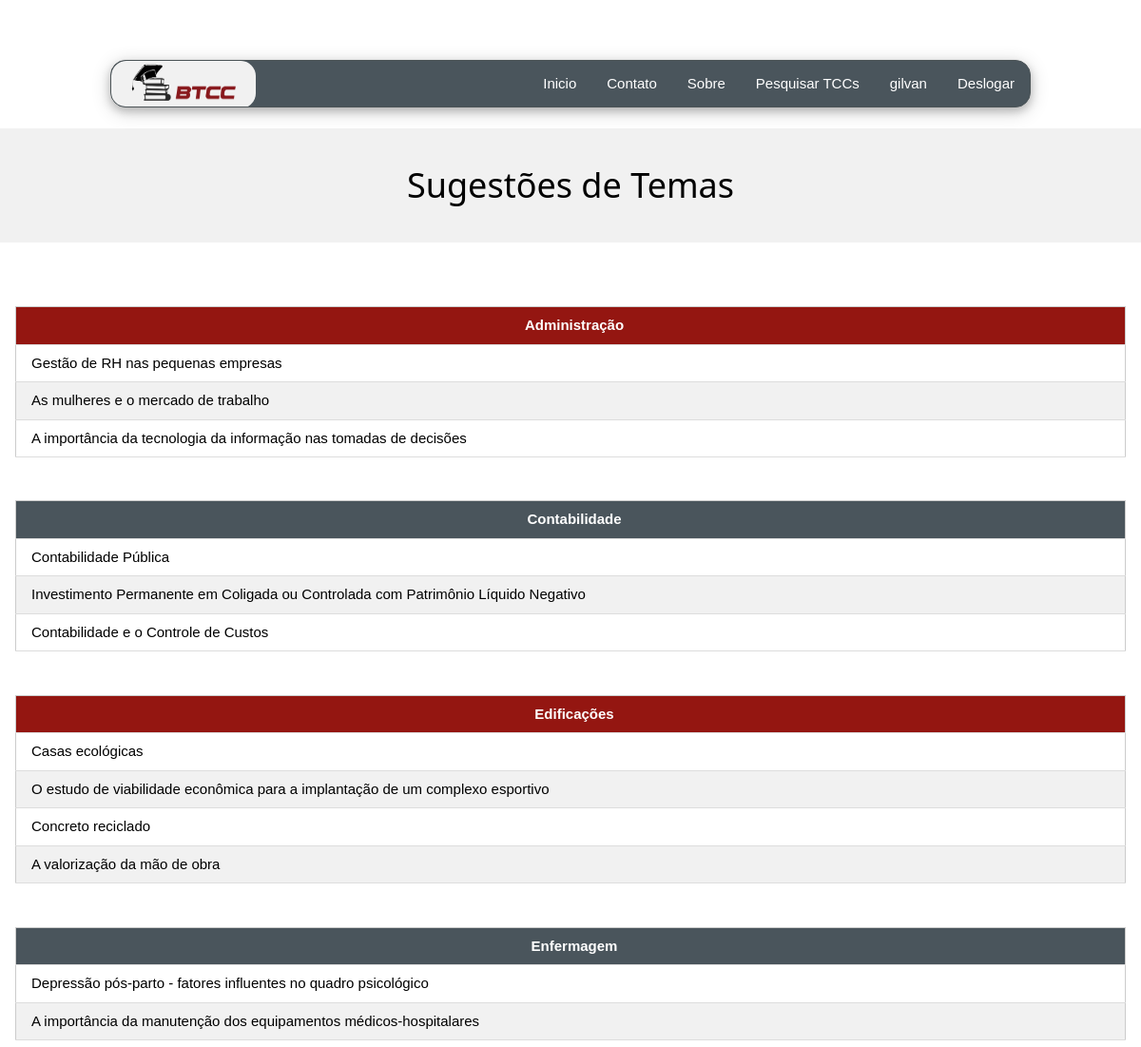
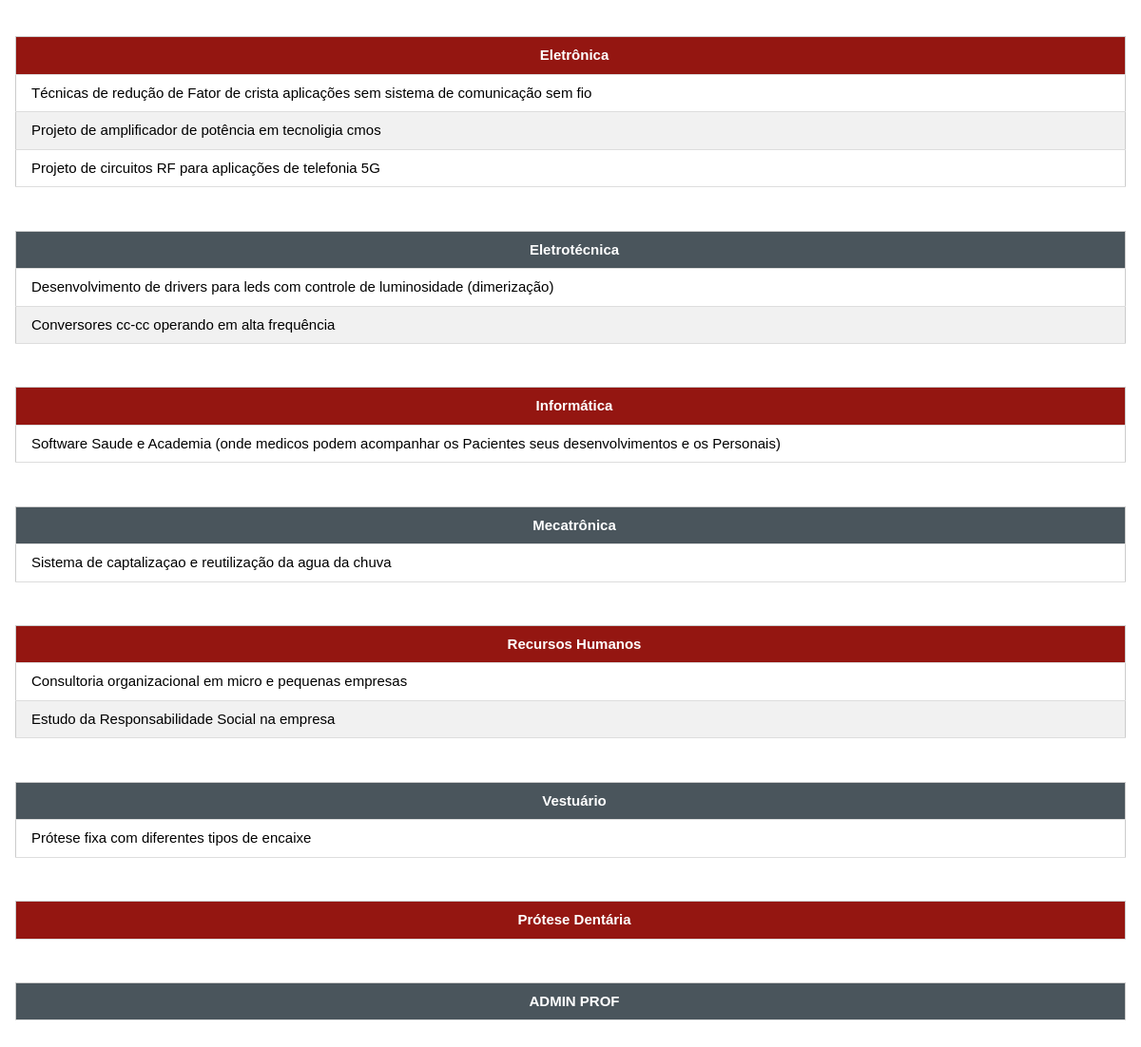
Page /sugestoes.php (signed in) on the committed database (2 pictures, top to bottom).
### tables this page shows
CREATE TABLE TB_CURSO
(
	ID_CURSO INT NOT NULL PRIMARY KEY AUTO_INCREMENT,
	CRS_NOME VARCHAR(50) NOT NULL 
);

CREATE TABLE TB_SUGESTOES
(
	ID_SUGESTOES INT NOT NULL PRIMARY KEY AUTO_INCREMENT,
	COD_CURSOS INT NOT NULL,		
	SG_SUGESTAO TEXT(500) NOT NULL 		
);

### bancoDados.class.php (the view, shortened to what this page needs)
<?php
    class bancoDadosBTCC
    {
        private $usuario;
        private $senha;
        private $banco;
        private $host;
        public function conectarBancoDados(){
            $conexao = mysqli_connect($this->getHost(), $this->getUsuario(), $this->getSenha())
            or die ("ERRO CONEXAO");
            if($conexao){
                mysqli_select_db($conexao, $this->getBanco())
                or die ("ERRO SELECT DATABASE");
            }
            return $conexao;
        }
        function exibirSugestoes(){
            $conexao = $this->conectarBancoDados();
            $comandoSQL = "SELECT A.CRS_NOME, A.ID_CURSO FROM TB_CURSO A";
            $result = mysqli_query($conexao, $comandoSQL);
            if(mysqli_num_rows($result) > 0)
            {
                while($buscar = $result->fetch_array(MYSQLI_ASSOC)) {
                   $curso = utf8_encode($buscar["CRS_NOME"]);
                   $idCurso = $buscar["ID_CURSO"];
                   if (!isset($theme)) $theme = "w3-theme-cinza";
                   if($theme == "w3-theme-cinza"){
                        $theme = "w3-theme-btcc";
                   }else{
                        $theme = "w3-theme-cinza";
                   }
                   echo "
                    <div class='w3-container'>
                    <table class='w3-table w3-bordered w3-hoverable w3-table-all'>
                   <tr><thead>
                    <th class='".$theme." w3-center' >".$curso."</th>
                   </thead></tr>";
                   $comandoSQL1 = "SELECT A.SG_SUGESTAO FROM TB_SUGESTOES A WHERE A.COD_CURSOS = '$idCurso'";
                   $result1 = mysqli_query($conexao, $comandoSQL1);
                    if(mysqli_num_rows($result1) > 0)
                    {
                      while($buscar = $result1->fetch_array(MYSQLI_ASSOC)) {
                        $sugestao = utf8_encode($buscar["SG_SUGESTAO"]);
                        echo "<tr><td>".$sugestao."</td></tr>";
                      }
                    }
                    echo "
                        </table>
                    </div><br><br>
                    ";
                }
            }
            else{
                echo "<tr>";
                    echo '<td> SEM RESULTADOS </td>';
                echo "</tr>";
            }
        }
        public function setUsuario($newUsuario)
        {
            $this->usuario = $newUsuario;
        }
        public function getUsuario()
        {
            return $this->usuario;
        }
        public function setSenha($newSenha)
        {
            $this->senha = $newSenha;
        }
        public function getSenha()
        {
            return $this->senha;
        }
        public function setBanco($newBanco)
        {
            $this->banco = $newBanco;
        }
        public function getBanco()
        {
            return $this->banco;
        }
        public function setHost($newHost)
        {
            $this->host = $newHost;
        }
        public function getHost()
        {
            return $this->host;
        }
    }

### css/w3.css (style rules this page uses)
*,*:before,*:after { box-sizing:inherit }
html { -ms-text-size-adjust:100%;-webkit-text-size-adjust:100% }
body { margin:0 }
html,body { font-family:Verdana,sans-serif;font-size:15px;line-height:1.5 }
html { overflow-x:hidden }
.w3-table,.w3-table-all { border-collapse:collapse;border-spacing:0;width:100%;display:table }
.w3-table-all { border:1px solid #ccc }
.w3-bordered tr,.w3-table-all tr { border-bottom:1px solid #ddd }
.w3-table-all tr:nth-child(odd) { background-color:#fff }
.w3-table-all tr:nth-child(even) { background-color:#f1f1f1 }
.w3-table td,.w3-table th,.w3-table-all td,.w3-table-all th { padding:8px 8px;display:table-cell;text-align:left;vertical-align:top }
.w3-table th:first-child,.w3-table td:first-child,.w3-table-all th:first-child,.w3-table-all td:first-child { padding-left:16px }
.w3-container:after,.w3-container:before,.w3-panel:after,.w3-panel:before,.w3-row:after,.w3-row:before,.w3-row-padding:after,.w3-row-padding:before, .w3-cell-row:before,.w3-cell-row:after,.w3-clear:after,.w3-clear:before,.w3-bar:before,.w3-bar:after { content:"";display:table;clear:both }
.w3-container,.w3-panel { padding:0.01em 16px }
.w3-center { text-align:center!important }

### css/w3-theme-red.css (style rules this page uses)
.w3-theme-btcc { color:#fff !important; background-color:#941611 !important }
.w3-theme-cinza { color:#fff !important; background-color:#4a555c !important }

### rows in the picture
tb_curso: CRS_NOME "Administração"
tb_sugestoes: SG_SUGESTAO "Gestão de RH nas pequenas empresas"
tb_sugestoes: SG_SUGESTAO "As mulheres e o mercado de trabalho"
tb_sugestoes: SG_SUGESTAO "A importância da tecnologia da informação nas tomadas de decisões"
tb_curso: CRS_NOME "Contabilidade"
tb_sugestoes: SG_SUGESTAO "Contabilidade Pública"
tb_sugestoes: SG_SUGESTAO "Investimento Permanente em Coligada ou Controlada com Patrimônio Líquido Negativo"
tb_sugestoes: SG_SUGESTAO "Contabilidade e o Controle de Custos"
tb_curso: CRS_NOME "Edificações"
tb_sugestoes: SG_SUGESTAO "Casas ecológicas"
tb_sugestoes: SG_SUGESTAO "O estudo de viabilidade econômica para a implantação de um complexo esportivo"
tb_sugestoes: SG_SUGESTAO "Concreto reciclado"
tb_sugestoes: SG_SUGESTAO "A valorização da mão de obra"
tb_curso: CRS_NOME "Enfermagem"
tb_sugestoes: SG_SUGESTAO "Depressão pós-parto - fatores influentes no quadro psicológico"
tb_sugestoes: SG_SUGESTAO "A importância da manutenção dos equipamentos médicos-hospitalares"
tb_curso: CRS_NOME "Eletrônica"
tb_sugestoes: SG_SUGESTAO "Técnicas de redução de Fator de crista aplicações sem sistema de comunicação sem fio"
tb_sugestoes: SG_SUGESTAO "Projeto de amplificador de potência em tecnoligia cmos"
tb_sugestoes: SG_SUGESTAO "Projeto de circuitos RF para aplicações de telefonia 5G"
tb_curso: CRS_NOME "Eletrotécnica"
tb_sugestoes: SG_SUGESTAO "Desenvolvimento de drivers para leds com controle de luminosidade (dimerização)"
tb_sugestoes: SG_SUGESTAO "Conversores cc-cc operando em alta frequência"
tb_curso: CRS_NOME "Informática"
tb_sugestoes: SG_SUGESTAO "Software Saude e Academia (onde medicos podem acompanhar os Pacientes seus desenvolvimentos e os Personais)"
tb_curso: CRS_NOME "Mecatrônica"
tb_sugestoes: SG_SUGESTAO "Sistema de captalizaçao e reutilização da agua da chuva"
tb_curso: CRS_NOME "Recursos Humanos"
tb_sugestoes: SG_SUGESTAO "Consultoria organizacional em micro e pequenas empresas"
tb_sugestoes: SG_SUGESTAO "Estudo da Responsabilidade Social na empresa"
tb_curso: CRS_NOME "Vestuário"
tb_sugestoes: SG_SUGESTAO "Prótese fixa com diferentes tipos de encaixe"
tb_curso: CRS_NOME "Prótese Dentária"
tb_curso: CRS_NOME "ADMIN PROF"

### other values in the picture
$_SESSION['nome'] "gilvan"
